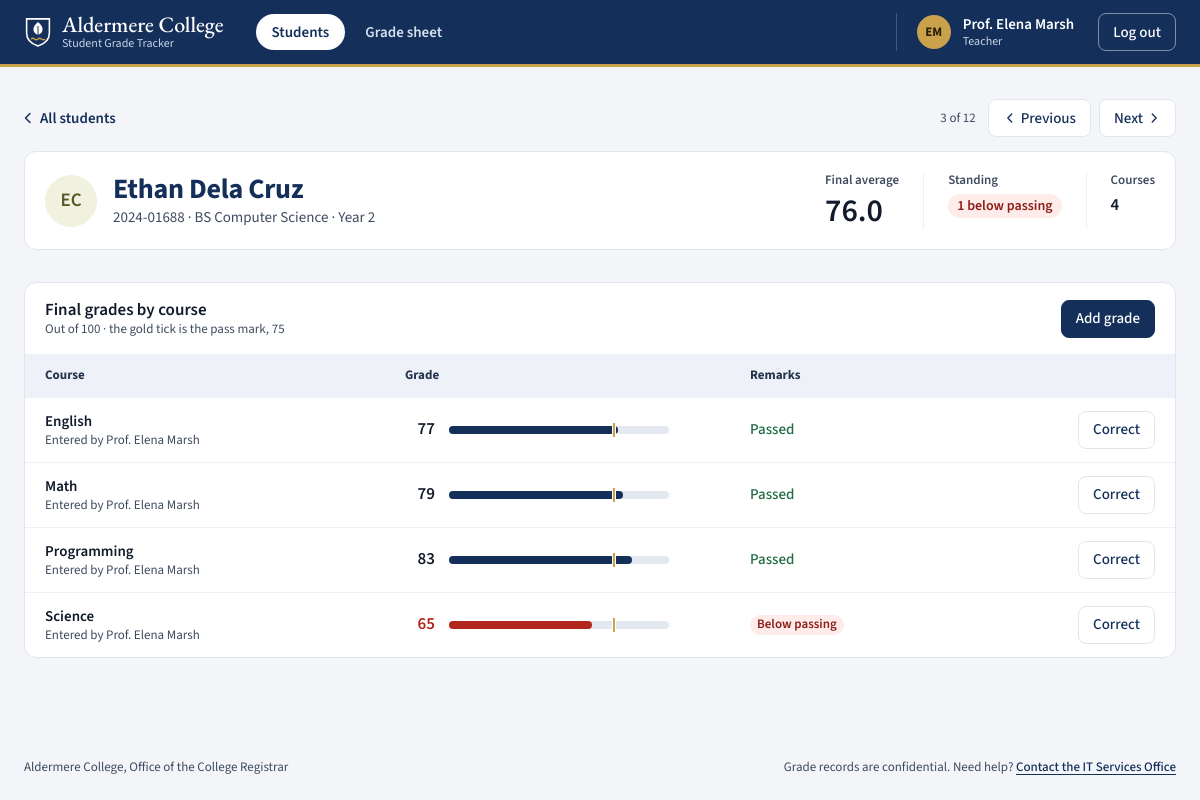
The app's page /students/17 (signed in) with its own data.
### tables this page shows
CREATE TABLE users (
    id INTEGER PRIMARY KEY AUTOINCREMENT,
    username TEXT UNIQUE NOT NULL,
    password TEXT NOT NULL,
    role TEXT NOT NULL CHECK(role IN ('student','teacher','academic_admin','registrar','it_admin')),
    is_locked BOOLEAN DEFAULT 0,
    failed_attempts INTEGER DEFAULT 0,
    full_name TEXT,
    student_no TEXT,
    program TEXT,
    year_level INTEGER
);

CREATE TABLE grades (
    id INTEGER PRIMARY KEY AUTOINCREMENT,
    student_id INTEGER NOT NULL,
    subject TEXT NOT NULL,
    grade INTEGER NOT NULL,
    updated_by TEXT NOT NULL,
    FOREIGN KEY (student_id) REFERENCES users(id)
);

### app.py (the view)
@app.route("/students/<int:student_id>")
@require_role("teacher")
def student_detail(student_id):
    try:
        return render_student(student_id)
    except Exception as e:
        logging.error(f"student detail failed id={student_id} err={e}")
        return "An error occurred. Please try again.", 500

### app.py (called while the page is built, shortened)
def csrf_token():
    token = session.get("csrf_token")
    if not token:
        token = session["csrf_token"] = secrets.token_urlsafe(32)
    return token

@app.before_request
def check_csrf():
    if request.method != "POST":
        return None

def get_db():
    db = getattr(g, '_database', None)
    if db is None:
        db = g._database = sqlite3.connect(DATABASE)
        db.row_factory = sqlite3.Row
    return db

@app.teardown_appcontext
def close_connection(exception):
    db = getattr(g, '_database', None)
    if db is not None:
        db.close()

@app.context_processor
def shell_context():
    if "user_id" not in session:
        return {"pass_mark": PASS_MARK}
    try:
        db = get_db()
        shell_user = db.execute("SELECT full_name FROM users WHERE id=?", (session["user_id"],)).fetchone()
        period = db.execute("SELECT * FROM grading_periods LIMIT 1").fetchone()
        pending = db.execute("SELECT COUNT(*) FROM grade_change_requests WHERE status='pending'").fetchone()[0]
    except Exception as e:
        logging.error(f"shell context failed err={e}")
        return {"pass_mark": PASS_MARK}
    return {
        "pass_mark": PASS_MARK,
        "shell_period": period,
        "shell_pending": pending,
        "shell_name": (shell_user["full_name"] if shell_user else None) or session.get("username"),
    }

def valid_id(s):
    try:
        return int(s) > 0
    except (TypeError, ValueError):
        return False

def current_user():
    uid = session.get("user_id")
    if not uid:
        return None
    try:
        if not valid_id(uid):
            session.clear()
            return None
        db = get_db()
        user = db.execute("SELECT * FROM users WHERE id=?", (int(uid),)).fetchone()
        if not user:
            session.clear()
            return None
        if user["is_locked"]:
            session.clear()
            return None
        if session.get("username") != user["username"] or session.get("role") != user["role"]:
            session.clear()
            return None
        return user
    except Exception as e:
        logging.error(f"current_user failed uid={uid} err={e}")
        return None

def mean(values):
    return sum(values) / len(values) if values else None

def surname_key(name):
    return (name.split()[-1].lower(), name.lower())

### templates/student_detail.html (shortened to what this page needs)
{% extends 'base.html' %}
{% set status = period['status'] if period else '' %}
{% set period_name = period['name'] if period else 'This' %}
{% set first_name = student['name'].split()[0] %}
{% set can_add = status == 'open' or not status %}
{% block content %}
{% import '_ui.html' as ui with context %}
<nav class="crumbs" aria-label="Student navigation">
    <a class="back-link" href="/dashboard">{{ ui.icon('back') }}<span>All students</span></a>
    <div class="crumbs-step">
        <span class="meta">{{ position }} of {{ roster_size }}</span>
        {% if previous %}<a class="btn btn-quiet" href="/students/{{ previous['id'] }}" rel="prev">{{ ui.icon('back') }}<span>Previous</span><span class="sr-only"> student, {{ previous['name'] }}</span></a>{% endif %}
        {% if next_student %}<a class="btn btn-quiet" href="/students/{{ next_student['id'] }}" rel="next"><span>Next</span><span class="sr-only"> student, {{ next_student['name'] }}</span>{{ ui.icon('chevron') }}</a>{% endif %}
    </div>
</nav>
<section class="profile-card" aria-labelledby="student-name">
    <div class="profile">
        <span class="person-chip person-chip-large" style="--h:{{ (student['id'] * 67) % 360 }}" aria-hidden="true">{{ student['name'].split()[0][0]|upper }}{{ student['name'].split()[-1][0]|upper }}</span>
        <div>
            <h1 id="student-name">{{ student['name'] }}</h1>
            <p class="sub">{{ student['student_no'] or 'No student number' }}{% if student['program'] %} · {{ student['program'] }}{% endif %}{% if student['year_level'] %} · Year {{ student['year_level'] }}{% endif %}</p>
        </div>
    </div>
    <dl class="profile-stats">
        <div class="stat-lead">
            <dt>Final average</dt>
            {% if student['average'] is none %}<dd class="text-muted">—</dd>
            {% else %}<dd class="{{ 'is-negative' if student['average'] < pass_mark }}">{{ '%.1f'|format(student['average']) }}</dd>{% endif %}
        </div>
        <div>
            <dt>Standing</dt>
            <dd>{% if student['standing'] == 'below' %}<span class="pill pill-negative">{{ student['below']|length }} below passing</span>{% elif student['standing'] == 'passing' %}<span class="pill pill-positive">Passing</span>{% else %}<span class="text-muted">Not graded yet</span>{% endif %}</dd>
        </div>
        <div>
            <dt>Courses</dt>
            <dd>{{ student['grades']|length }}</dd>
        </div>
    </dl>
</section>
<section class="panel panel-flush" aria-labelledby="grades-title">
    <header class="panel-head">
        <div>
            <h2 id="grades-title">Final grades by course</h2>
            <p class="meta">Out of 100 · the gold tick is the pass mark, {{ pass_mark }}</p>
        </div>
        {% if can_add %}<button type="button" class="btn btn-primary" data-open="add-grade">Add grade</button>{% endif %}
    </header>
    {% if student['grades'] %}
    <div class="table-wrap">
        <table class="ledger ledger-record">
            <colgroup>
                <col class="w-course"><col class="w-grade"><col class="w-remark"><col class="w-action">
            </colgroup>
            <thead>
                <tr>
                    <th scope="col">Course</th>
                    <th scope="col">Grade</th>
                    <th scope="col">Remarks</th>
                    <th scope="col"><span class="sr-only">Action</span></th>
                </tr>
            </thead>
            <tbody>
                {% for g in student['grades']|sort(attribute='subject') %}
                {% set corrected = corrections.get(g['id']) %}
                <tr>
                    <td class="c-main">
                        <span class="course-title">{{ g['subject'] }}</span>
                        <span class="line-two">Entered by {{ g['updated_by'] }}</span>
                    </td>
                    <td class="c-grade">
                        <span class="grade-cell">
                            {% if corrected is not none %}{{ ui.correction(g['grade'], corrected) }}{% else %}<span class="grade grade-lg{{ ' is-below' if g['grade'] < pass_mark }}">{{ g['grade'] }}</span>{% endif %}
                            <span class="grade-bar-wrap">{{ ui.score_bar(g['grade'], pass_mark) }}</span>
                        </span>
                    </td>
                    <td class="c-by">
                        {% if corrected is not none %}<span class="pill pill-warning">Awaiting approval</span>{% else %}{{ ui.remark(g['grade'], pass_mark) }}{% endif %}
                    </td>
                    <td class="c-action">
                        <button type="button" class="btn btn-quiet" data-open="slip-{{ g['id'] }}">Correct<span class="sr-only"> {{ g['subject'] }}</span></button>
                    </td>
                </tr>
                {% endfor %}
            </tbody>
        </table>
    </div>
    {% endif %}
</section>
{% endblock %}

### templates/base.html (shortened to what this page needs)
{% import '_ui.html' as ui %}
{% set role = session.get('role') %}
{% set username = session.get('username') %}
{% set display_name = shell_name or username or '' %}
{% set name_parts = display_name.replace('Prof. ', '').replace('Dr. ', '').split() %}
<!DOCTYPE html>
<html lang="en">
<head>
    <link rel="stylesheet" href="{{ url_for('static', filename='style.css') }}">
</head>
<body>
    <header class="topbar">
        <div class="topbar-in">
            <a class="brand" href="/dashboard">
                <span class="brand-text"><span class="brand-name">{{ ui.COLLEGE }}</span><span class="brand-sub">{{ ui.PORTAL }}</span></span>
            </a>
            <div class="nav-sheet" id="site-nav">
                <nav class="tabs" aria-label="Main">
                    {% macro item(href, label, count=0, also='') %}
                    <a class="tab" href="{{ href }}"{% if request.path == href or (also and request.path.startswith(also)) %} aria-current="page"{% endif %}>
                        <span>{{ label }}</span>
                    </a>
                    {% endmacro %}
                    {% if role == 'teacher' %}
                        {{ item('/dashboard', 'Students', also='/students/') }}
                        {{ item('/grade-sheet', 'Grade sheet') }}
                    {% elif role == 'academic_admin' %}
                        {{ item('/dashboard', 'Grades') }}
                        {{ item('/approvals', 'Approvals', shell_pending or 0) }}
                        {{ item('/transcript', 'Transcripts') }}
                    {% elif role == 'registrar' %}
                        {{ item('/dashboard', 'Grading period') }}
                        {{ item('/transcript', 'Transcripts') }}
                    {% elif role == 'it_admin' %}
                        {{ item('/dashboard', 'Accounts', also='/admin/accounts/') }}
                    {% else %}
                        {{ item('/dashboard', 'My grades') }}
                        {{ item('/transcript', 'My transcript') }}
                    {% endif %}
                </nav>
            </div>
            <div class="account">
                <span class="avatar" aria-hidden="true">{% if name_parts|length > 1 %}{{ name_parts[0][0]|upper }}{{ name_parts[-1][0]|upper }}{% elif name_parts %}{{ name_parts[0][0]|upper }}{% endif %}</span>
                <span class="account-who"><span class="account-name">{{ display_name }}</span><span class="account-role">{{ ui.ROLE_LABELS.get(role, role) }}</span></span>
                <a class="btn btn-quiet btn-sm" href="/logout">Log out</a>
            </div>
        </div>
    </header>
    <main class="canvas" id="main">
        {% block content %}{% endblock %}
    </main>
    <footer class="site-foot no-print">
        <p>{{ ui.COLLEGE }}, {{ ui.OFFICE }}</p>
        <p>Grade records are confidential. Need help? <a href="/forgot-password">Contact the {{ ui.IT_OFFICE.name }}</a></p>
    </footer>
</body>
</html>

### templates/_ui.html (shortened to what this page needs)
{% macro icon(name) %}
<svg viewBox="0 0 16 16" fill="none" stroke="currentColor" stroke-width="1.5" stroke-linecap="round" stroke-linejoin="round" aria-hidden="true">
    {% if name == 'menu' %}<path d="M2.500 4.500h11M2.500 8h11M2.500 11.500h11"/>
    {% elif name == 'close' %}<path d="m3.500 3.500 9 9M12.500 3.500l-9 9"/>
    {% elif name == 'chevron' %}<path d="m6 3.500 4.500 4.500L6 12.500"/>
    {% elif name == 'back' %}<path d="M10 3.500 5.500 8l4.500 4.500"/>
    {% elif name == 'search' %}<path d="M7 12A5 5 0 1 0 7 2a5 5 0 0 0 0 10ZM10.700 10.700 14 14"/>
    {% elif name == 'sort' %}<path d="m4.500 6 3.500-3.500L11.500 6M4.500 10 8 13.500 11.500 10"/>
    {% endif %}
</svg>
{% endmacro %}
{% macro score_bar(grade, pass_mark) %}
<span class="score{{ ' is-below' if grade < pass_mark }}" style="--grade:{{ grade }}%;--pass:{{ pass_mark }}%" aria-hidden="true"><span class="score-fill"></span><span class="score-tick"></span></span>
{% endmacro %}
{% macro remark(grade, pass_mark) %}
{% if grade < pass_mark %}<span class="pill pill-negative">Below passing</span>{% else %}<span class="remark-pass">Passed</span>{% endif %}
{% endmacro %}

### records on screen
users: full_name "Prof. Elena Marsh", ROLE_LABELS.get "Teacher"
users: name "Ethan Dela Cruz", student_no "2024-01688", program "BS Computer Science", year_level "2"
grades: subject "English", updated_by "Prof. Elena Marsh", grade "77", shows "Passed"
grades: subject "Math", updated_by "Prof. Elena Marsh", grade "79", shows "Passed"
grades: subject "Programming", updated_by "Prof. Elena Marsh", grade "83", shows "Passed"
grades: subject "Science", updated_by "Prof. Elena Marsh", grade "65", shows "Below passing"

### other values on screen
{{ ui.COLLEGE }} "Aldermere College"
{{ ui.PORTAL }} "Student Grade Tracker"
{{ label }} "Students Grade sheet"
{{ name_parts[0][0]|upper }} "E"
{{ name_parts[-1][0]|upper }} "M"
{{ position }} "3"
{{ roster_size }} "12"
{{ student['name'].split()[0][0]|upper }} "E"
{{ student['name'].split()[-1][0]|upper }} "C"
{{ '%.1f'|format(student['average']) }} "76.0"
{{ student['below']|length }} "1"
{{ student['grades']|length }} "4"
{{ pass_mark }} "75"
{{ ui.OFFICE }} "Office of the College Registrar"
{{ ui.IT_OFFICE.name }} "IT Services Office"
